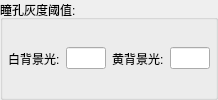
                <widget class="QGroupBox" name="groupBox_82">
                 <property name="sizePolicy">
                  <sizepolicy hsizetype="Expanding" vsizetype="Preferred">
                   <horstretch>0</horstretch>
                   <verstretch>0</verstretch>
                  </sizepolicy>
                 </property>
                 <property name="title">
                  <string>瞳孔灰度阈值:</string>
                 </property>
                 <layout class="QHBoxLayout" name="horizontalLayout_63">
                  <property name="leftMargin">
                   <number>5</number>
                  </property>
                  <property name="topMargin">
                   <number>5</number>
                  </property>
                  <property name="rightMargin">
                   <number>5</number>
                  </property>
                  <property name="bottomMargin">
                   <number>5</number>
                  </property>
                  <item>
                   <widget class="QLabel" name="label_367">
                    <property name="text">
                     <string>白背景光:</string>
                    </property>
                   </widget>
                  </item>
                  <item>
                   <widget class="QLineEdit" name="lineEdit_whiteLampPupilGray">
                    <property name="maximumSize">
                     <size>
                      <width>40</width>
                      <height>16777215</height>
                     </size>
                    </property>
                   </widget>
                  </item>
                  <item>
                   <widget class="QLabel" name="label_366">
                    <property name="text">
                     <string>黄背景光:</string>
                    </property>
                   </widget>
                  </item>
                  <item>
                   <widget class="QLineEdit" name="lineEdit_yellowLampPupilGray">
                    <property name="maximumSize">
                     <size>
                      <width>40</width>
                      <height>16777215</height>
                     </size>
                    </property>
                   </widget>
                  </item>
                  <item>
                   <spacer name="horizontalSpacer_120">
                    <property name="orientation">
                     <enum>Qt::Horizontal</enum>
                    </property>
                    <property name="sizeHint" stdset="0">
                     <size>
                      <width>0</width>
                      <height>20</height>
                     </size>
                    </property>
                   </spacer>
                  </item>
                 </layout>
                </widget>
